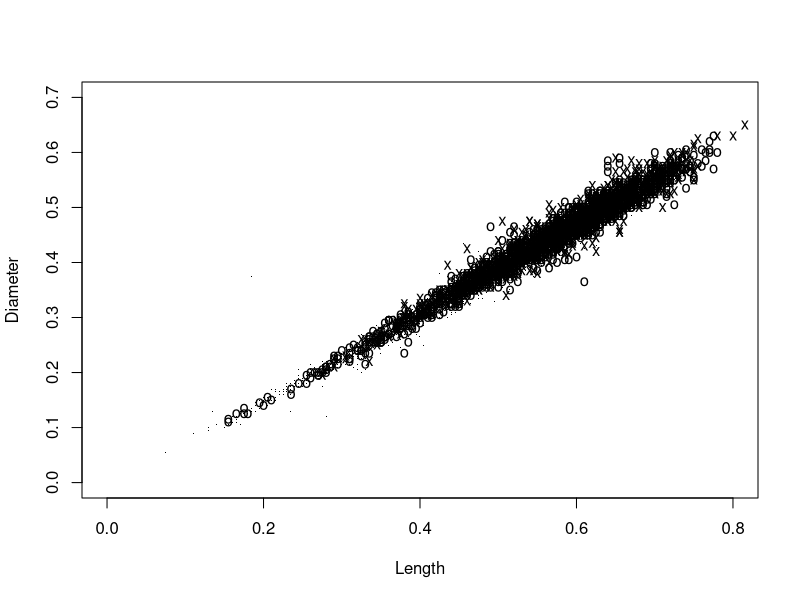

This figure's R source:
#!/usr/bin/env Rscript
aba <- read.csv("abalone.data", header = T, as.is = T)
pdf("abalonecoded.pdf") # set graphical output file
pchvec <- ifelse(aba$Sex == "M", "o", ifelse(aba$Sex == "F", "x", "."))
plot(aba$Length, aba$Diameter,
  xlab = "Length", ylab = "Diameter", xlim = c(0, 0.8),
  ylim = c(0, 0.7), pch = pchvec
)
graphics.off()
